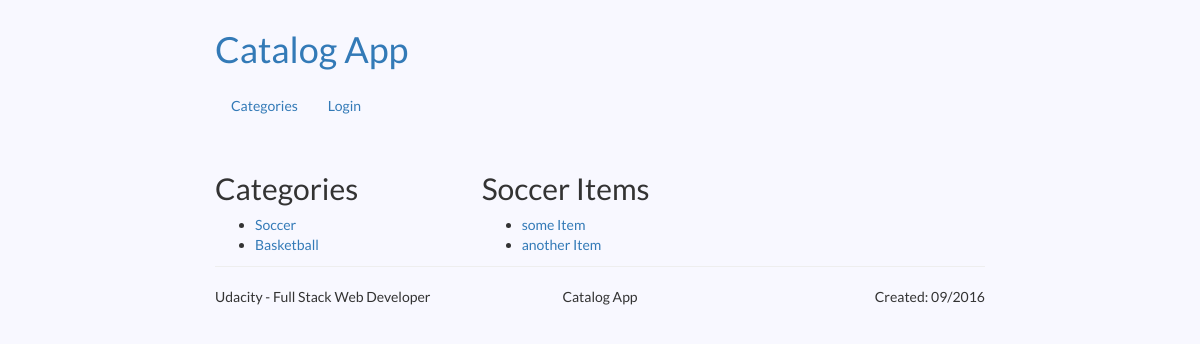
Page /catalog/Soccer on the earlier database version.
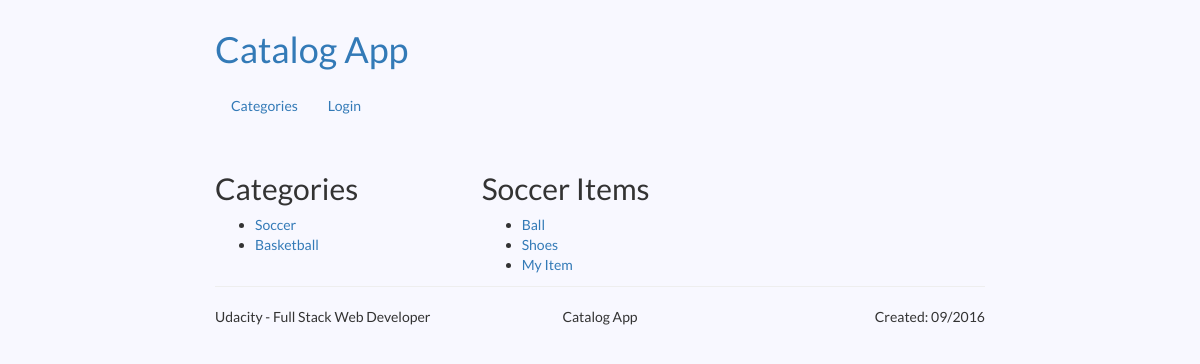
Same page on the later database version.
### database_setup.py (models this page shows, shortened)
class Category(Base):
    __tablename__ = 'Category'
    id = Column(Integer, primary_key=True)
    name = Column(String(250), nullable=False, unique=True)

class Item(Base):
    __tablename__ = 'Item'
    id = Column(Integer, primary_key=True)
    name = Column(String(250), nullable=False)
    description = Column(String(1000))
    price = Column(String(20))
    created_date = Column(DateTime, default=datetime.datetime.now())
    category = relationship(Category)
    category_id = Column(Integer, ForeignKey('Category.id'))
    user = relationship(User)
    user_id = Column(Integer, ForeignKey('User.id'))

### application.py (the view)
@app.route('/catalog/<string:category>')
def category_page(category):
    is_logged_in = None
    if 'username' in login_session:
        is_logged_in = True
    try:
        category_obj = session.query(Category).filter_by(name=category).one()
    except NoResultFound:
        flash("Invalid URL")
        return redirect(url_for('catalog_root_page'))
    category_items = session.query(Item).filter_by(category_id=category_obj.id).all()
    categories = session.query(Category).all()
    return render_template('category_page.html',
                           title="Categories",
                           is_logged_in=is_logged_in,
                           category_name=category,
                           categories=categories,
                           category_items=category_items)

### templates/category_page.html
{% extends "base.html" %}
{% block content %}
<div class="row">
    <div class="col-md-4  col-sm-4">
        <div class="categories">
            <h2>Categories</h2>
            <ul>
                {% for category in categories %}
                <li><a href="{{ url_for('category_page', category=category.name) }}">{{ category.name }}</a></li>
                {% endfor %}
            </ul>
        </div>
    </div>
    <div class="col-md-8  col-sm-8">
        <div class="category_items">
            <h2>{{ category_name }} Items</h2>
            <ul>
                {% for item in category_items %}
                <li><a href="{{ url_for('item_page', category_name=item.category.name, item_name=item.name) }}">{{ item.name }}</a></li>
                {% endfor %}
            </ul>
        </div>
    </div>
</div>
{% endblock %}

Differences in the rows shown:
removed Item: name "another Item"
added Item: name "Ball"
added Item: name "Shoes"
changed Item: name "some Item" → "My Item"
